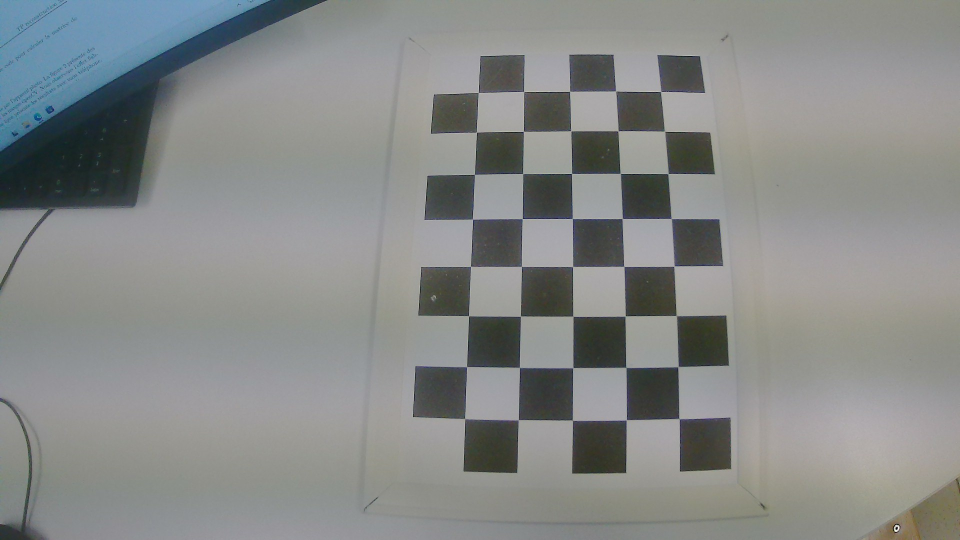
#> input picture Image_calibaration/Camera_droite/WIN_20260116_10_58_13_Pro.jpg, 1920 x 1080 px (shown at 1/2 size); the run also reads 1 picture not shown here
$ python 'Modélisation2025-2026.py'
#> lines starting #> are read from the running program, lines starting #| are printed output that depends on the picture; after the words box and inside, x2 and y2 are one past the last pixel; in counts of white or black regions, pixels touching at a corner belong together
# -*- coding: utf-8 -*-
"""
Created on 2 Dec 2020
Updated 9 Jan 2023
@author: chatoux
"""

import numpy as np
import cv2 as cv
from matplotlib import pyplot as plt
import glob

def CameraCalibration(Size,path,path1image, savename):
    #
    criteria = (cv.TERM_CRITERIA_EPS + cv.TERM_CRITERIA_MAX_ITER, 30, 0.001)
    # prepare object points, like (0,0,0), (1,0,0), (2,0,0) ....,(6,5,0)
    ############ to adapt ##########################
    objp = np.zeros((Size[0]*Size[1], 3), np.float32) #Création des points 3D réels du damier
    objp[:, :2] = np.mgrid[0:Size[0], 0:Size[1]].T.reshape(-1, 2)
    #
    objp[:, :2] *= 40
    #################################################
    #
    objpoints = []  # points 3D réels du damier
    imgpoints = []  # points 2D détectés dans l'image en pixels
    ######################################
    images = glob.glob(path) #recupère toutes les images qui matchent path
    print("Nb images trouvées:", len(images))
    print(images[:5])

    #################################################
    for fname in images:
        img = cv.imread(fname)
        gray = cv.cvtColor(img, cv.COLOR_BGR2GRAY)
        #
        ######################################
        ret, corners = cv.findChessboardCorners(gray, (Size[0],Size[1]), None)
        #################################################
        print(ret)
        #
        if ret == True:
            objpoints.append(objp)#ajoute les points 3D réels
            corners2 = cv.cornerSubPix(gray, corners, (11, 11), (-1, -1), criteria) #raffine les coins au sous pixel plus précis
            imgpoints.append(corners)
            #
            ######################################
            cv.drawChessboardCorners(img, Size, corners2, ret)
            #################################################
            cv.namedWindow('img', cv.WINDOW_KEEPRATIO)
            cv.imshow('img', img)
            cv.waitKey(500)
    cv.destroyAllWindows()

    #
    ret, mtx, dist, rvecs, tvecs = cv.calibrateCamera(objpoints, imgpoints, gray.shape[::-1], None, None)
    print('camraMatrix\n',mtx)
    print('dist\n',dist)

    ############ to adapt ##########################
    img = cv.imread(path1image)
    #################################################
    h, w = img.shape[:2]
    newcameramtx, roi = cv.getOptimalNewCameraMatrix(mtx, dist, (w, h), 1, (w, h))
    print('newcameramtx\n',newcameramtx)

    #
    mapx, mapy = cv.initUndistortRectifyMap(mtx, dist, None, newcameramtx, (w, h), 5)
    dst = cv.remap(img, mapx, mapy, cv.INTER_LINEAR)
    #
    x, y, w, h = roi
    dst = dst[y:y + h, x:x + w]
    cv.namedWindow('img', cv.WINDOW_KEEPRATIO)
    cv.imshow('img', dst)
    cv.waitKey(0)
    ############ to adapt ##########################
    cv.imwrite(savename, dst) #nouvelle matrice de la  caméra et l'image corrigée sans distorsion
    #################################################

    mean_error = 0
    for i in range(len(objpoints)):
        imgpoints2, _ = cv.projectPoints(objpoints[i], rvecs[i], tvecs[i], mtx, dist)
        error = cv.norm(imgpoints[i], imgpoints2, cv.NORM_L2) / len(imgpoints2)
        mean_error += error
    print("total error: {}".format(mean_error / len(objpoints)))

    return newcameramtx, dst

def drawlines(img1,img2,lines,pts1,pts2):
    ''' img1 - image on which we draw the epilines for the points in img2
        lines - corresponding epilines '''
    r,c = img1.shape
    img1 = cv.cvtColor(img1,cv.COLOR_GRAY2BGR)
    img2 = cv.cvtColor(img2,cv.COLOR_GRAY2BGR)
    for r,pt1,pt2 in zip(lines,pts1,pts2):
        color = tuple(np.random.randint(0,255,3).tolist())
        x0,y0 = map(int, [0, -r[2]/r[1] ])
        x1,y1 = map(int, [c, -(r[2]+r[0]*c)/r[1] ])
        img1 = cv.line(img1, (x0,y0), (x1,y1), color, 2)
        img1 = cv.circle(img1,tuple(pt1),5,color,-1)
        img2 = cv.circle(img2,tuple(pt2),5,color,-1)
    return img1,img2

def StereoCalibrate(rect1, rect2):
    # opencv 4.5
    sift = cv.SIFT_create()
    #
    kp1, des1 = sift.detectAndCompute(rect1, None)
    kp2, des2 = sift.detectAndCompute(rect2, None)
    #
    FLANN_INDEX_KDTREE = 1
    index_params = dict(algorithm=FLANN_INDEX_KDTREE, trees=5)
    search_params = dict(checks=50)
    flann = cv.FlannBasedMatcher(index_params, search_params)
    matches = flann.knnMatch(des1, des2, k=2)
    good = []
    pts1 = []
    pts2 = []
    # ratio test as per Lowe's paper
    for i, (m, n) in enumerate(matches):
        if m.distance < 0.7 * n.distance:
            good.append(m)
            pts2.append(kp2[m.trainIdx].pt)
            pts1.append(kp1[m.queryIdx].pt)
    pts1 = np.int32(pts1)
    pts2 = np.int32(pts2)
    print(pts1.shape)

    #
    img3 = cv.drawMatches(rect1,kp1,rect2,kp2,good, None, flags=2)
    cv.namedWindow('img', cv.WINDOW_KEEPRATIO)
    cv.imshow('img', img3)
    cv.waitKey(0)

    #
    identity = np.eye(3)
    E, maskE = cv.findEssentialMat(pts1, pts2, identity, method=cv.FM_LMEDS)
    print('E\n',E)
    #
    retval, R, t, maskP = cv.recoverPose(E, pts1, pts2, identity, maskE)
    print('R\n', R)
    print('t\n', t)

    #
    F, maskF = cv.findFundamentalMat(pts1, pts2, cv.FM_LMEDS)
    print('F\n', F)

    return pts1, pts2, F, maskF

def EpipolarGeometry(pts1, pts2, F, maskF,img1, img2):
    r,c = img1.shape

    #
    pts1F = pts1[maskF.ravel() == 1]
    pts2F = pts2[maskF.ravel() == 1]

    #
    lines1 = cv.computeCorrespondEpilines(pts2.reshape(-1,1,2), 2,F)
    lines1 = lines1.reshape(-1,3)
    img5,img6 = drawlines(img1,img2,lines1,pts1F,pts2F)
    #
    lines2 = cv.computeCorrespondEpilines(pts1.reshape(-1,1,2), 1,F)
    lines2 = lines2.reshape(-1,3)
    img3,img4 = drawlines(img2,img1,lines2,pts2,pts1)

    cv.namedWindow('Fright1', cv.WINDOW_KEEPRATIO)
    cv.imshow('Fright1', img5)
    cv.namedWindow('Fright2', cv.WINDOW_KEEPRATIO)
    cv.imshow('Fright2', img6)

    cv.namedWindow('Fleft1', cv.WINDOW_KEEPRATIO)
    cv.imshow('Fleft1', img4)
    cv.namedWindow('Fleft2', cv.WINDOW_KEEPRATIO)
    cv.imshow('Fleft2', img3)
    cv.waitKey(0)


    plt.show()

    #
    retval, H1, H2 = cv.stereoRectifyUncalibrated(pts1, pts2, F, (c,r))
    print(H1)
    print(H2)
    #
    im_dst1 = cv.warpPerspective(img1, H1, (c,r))
    im_dst2 = cv.warpPerspective(img2, H2, (c,r))
    cv.namedWindow('left', 0)
    cv.imshow('left', im_dst1)
    cv.namedWindow('right', 0)
    cv.imshow('right', im_dst2)
    cv.waitKey(0)

# [20 lines left out: function update_disparity, not called in this run]

def DepthMapfromStereoImages(imgL, imgR):
    # Définir les paramètres pour l'algorithme de correspondance stéréo
    global window_size
    window_size = 3
    min_disp = 16
    num_disp = 112 - min_disp
    stereo = cv.StereoSGBM_create(minDisparity=min_disp,
    numDisparities=num_disp,
    blockSize=16,
    P1=8 * 3 * window_size ** 2,
    P2=32 * 3 * window_size ** 2,
    disp12MaxDiff=16,
    uniquenessRatio=10,
    speckleWindowSize=100,
    speckleRange=32)
    # Calculer la map de disparité
    disparity = stereo.compute(imgL, imgR).astype(np.float32) / 16.0
    disparity = cv.normalize(disparity, disparity, alpha=0, beta=255,
    norm_type=cv.NORM_MINMAX)
    disparity = np.uint8(disparity)
    cv.namedWindow('Disparity', cv.WINDOW_KEEPRATIO)
    # cv.resizeWindow('Disparity', 1980, 1280)
    cv.createTrackbar('Min Disp', 'Disparity', 16, 100, lambda x:
    update_disparity(imgL, imgR))
    cv.createTrackbar('Nb Disp', 'Disparity', 6, 20, lambda x:
    update_disparity(imgL, imgR))
    cv.createTrackbar('Block Size', 'Disparity', 16, 50, lambda x:
    update_disparity(imgL, imgR))
    cv.createTrackbar('Uniq Ratio', 'Disparity', 10, 50, lambda
    x: update_disparity(imgL, imgR))
    cv.createTrackbar('Spec Window', 'Disparity', 100, 200,
    lambda x: update_disparity(imgL, imgR))
    cv.createTrackbar('Spec Range', 'Disparity', 32, 100, lambda x:
    update_disparity(imgL, imgR))
    cv.imshow('Disparity', (disparity - min_disp) / num_disp)
    update_disparity(imgL, imgR)
    cv.waitKey(0)
    cv.destroyAllWindows()


if __name__ == "__main__":
    ############ to adapt ##########################
    path1 = 'Image_calibration/Camera_droite/*.jpg'
    path2 = 'Image_calibration/Camera_Gauche/*.jpg'
    # image à rectifier
    path1image = 'Image_calibration/Camera_droite/imD1.jpg'
    savename1 = 'Camera_droite/droitrect.png'
    path2image = 'Image_calibration/Camera_Gauche/imG1.jpg'
    savename2 = 'Image_calibration/Camera_Gauche/gauchrect.png'
    Size = [8, 5]
    #################################################
    cameraMatrix1, rect1 = CameraCalibration(Size,path1,path1image, savename1)
#> in CameraCalibration, img is the input picture: shape (1080, 1920, 3); mean B, G, R 136, 137.2, 134.7
#> in CameraCalibration, `ret, corners = cv.findChessboardCorners(gray, (Size[0],Size[1]), None)`: ret = True; corners = 40 rows, first 8: [1321.6, 183.5], [1329.2, 262.8], [1336.4, 347.5], [1342.6, 437.7], [1348.2, 532.6], [1352.2, 631.3], [1356.8, 734.4], [1358.5, 837.6]
#| True
#> in CameraCalibration, `corners2 = cv.cornerSubPix(gray, corners, (11, 11), (-1, -1), criteria)`: corners2 = 40 rows, first 8: [1321.6, 183.8], [1329.4, 262.8], [1336.4, 347.6], [1342.9, 437.5], [1348.4, 532.6], [1353.1, 631.5], [1356.4, 733.5], [1358.6, 837.8]
#> in CameraCalibration, `cv.drawChessboardCorners(img, Size, corners2, ret)`:
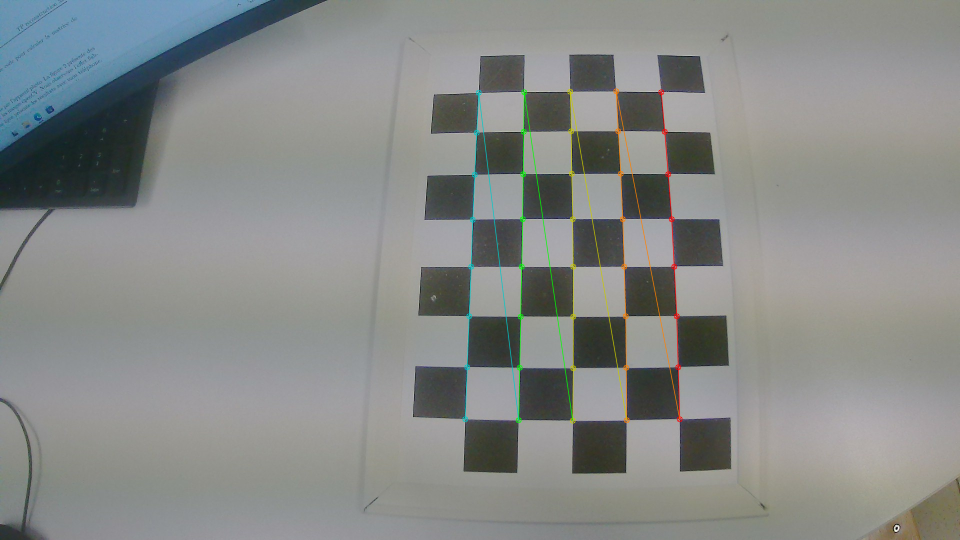
#> img: shape (1080, 1920, 3) (shown at 1/2 size); 1.01% of pixels changed, all inside (x1, y1, x2, y2) = (924, 176, 1366, 848)
#> pass 2 of the loop in CameraCalibration, `for fname in images:`:
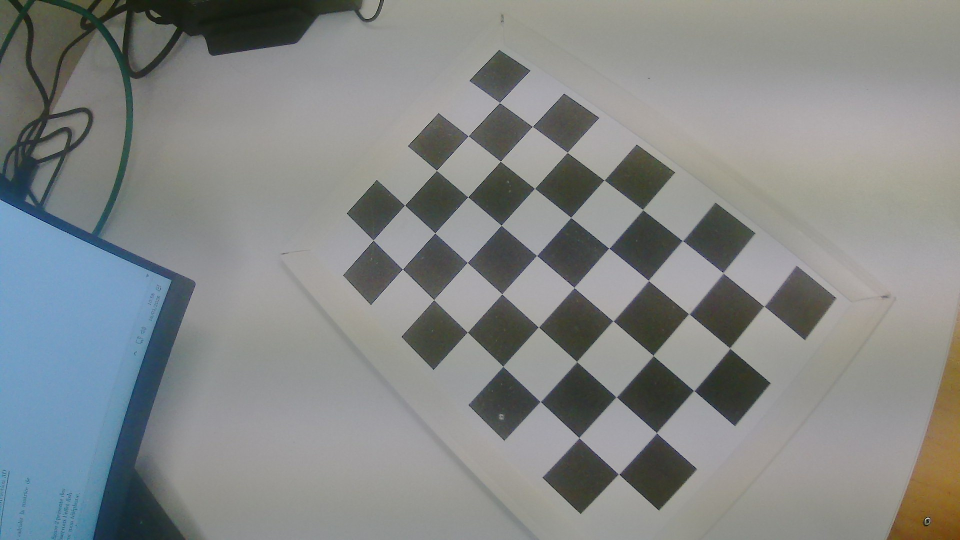
#> input picture Image_calibaration/Camera_droite/WIN_20260116_10_58_17_Pro.jpg, 1920 x 1080 px (shown at 1/2 size)
#> in CameraCalibration, img is the input picture: shape (1080, 1920, 3); mean B, G, R 135, 135.7, 132.3
#> in CameraCalibration, `gray = cv.cvtColor(img, cv.COLOR_BGR2GRAY)`:
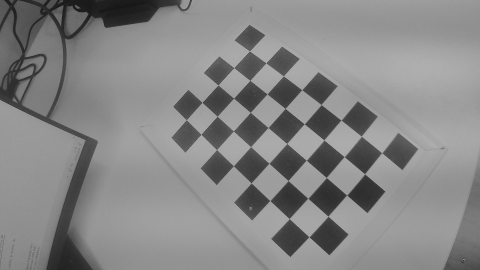
#> gray: shape (1080, 1920) (shown at 1/4 size); min 0, max 242, mean 134.6
#> corners = 40 rows, first 8: [999.4, 205.8], [1065.3, 253.2], [1135.2, 305.4], [1208.5, 360.4], [1285.7, 419.5], [1365.5, 481.9], [1446.6, 546.6], [1528.8, 612.6]
#| True
#> corners2 = 40 rows, first 8: [999.4, 205.4], [1064.9, 253.4], [1135.1, 305.4], [1208.4, 360.4], [1285.7, 419.5], [1364.8, 481.5], [1445.9, 545.8], [1527.9, 612.6]
#> in CameraCalibration, `cv.drawChessboardCorners(img, Size, corners2, ret)`:
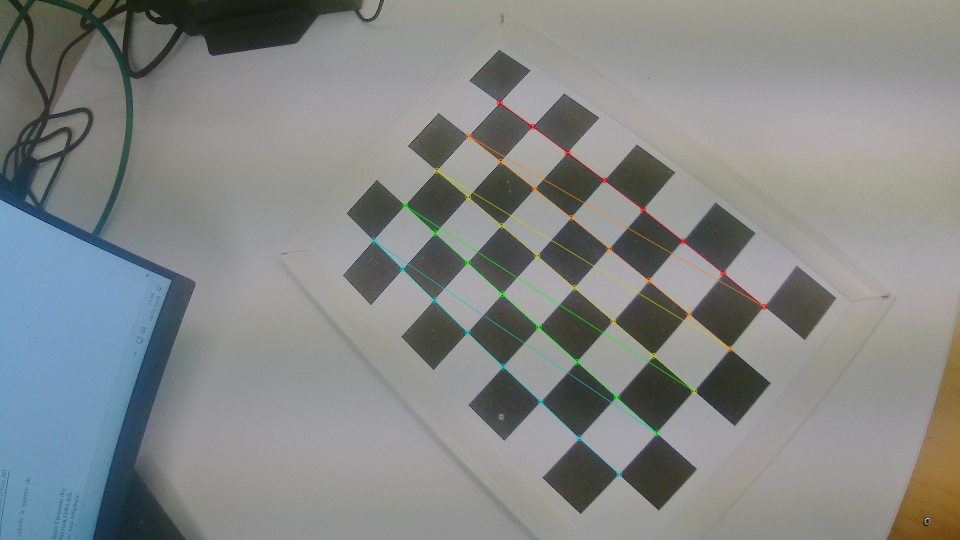
#> img: shape (1080, 1920, 3) (shown at 1/2 size); 0.87% of pixels changed, all inside (x1, y1, x2, y2) = (741, 199, 1535, 955)
    cameraMatrix2, rect2 = CameraCalibration(Size,path2,path2image, savename2)
#> call 2 of CameraCalibration, with path = 'Image_calibration/Camera_Gauche/*.jpg', path1image = 'Image_calibration/Camera_Gauche/imG1.jpg'
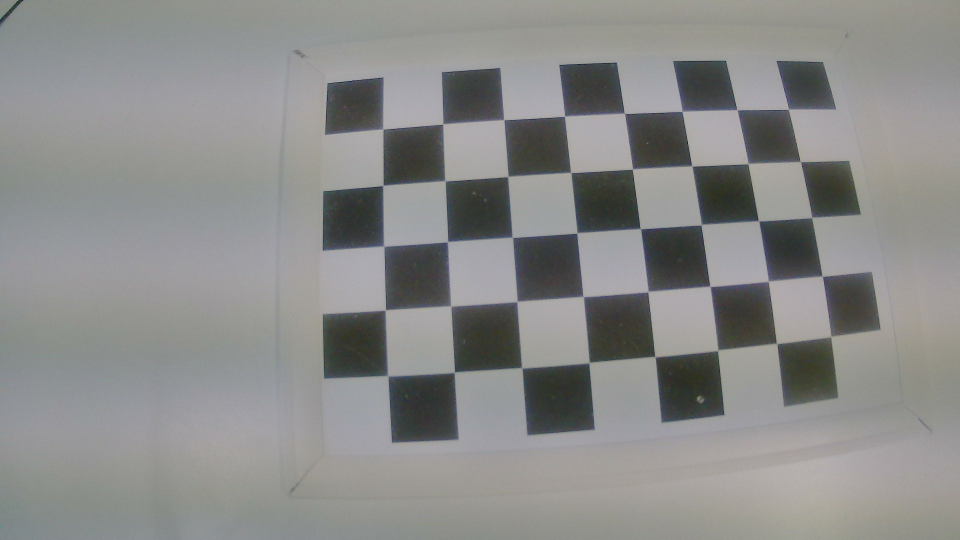
#> input picture Image_calibaration/Camera_Gauche/imG1.jpg, 1920 x 1080 px (shown at 1/2 size)
#> in CameraCalibration, img is the input picture: shape (1080, 1920, 3); mean B, G, R 137.5, 138.9, 138.4
    ############ to adapt ##########################
    imageL = cv.imread(savename1, 0)
    imageR = cv.imread(savename2, 0)
    #################################################
    pts1, pts2, F, maskF = StereoCalibrate(imageL, imageR)
#| (52, 2)

    EpipolarGeometry(pts1, pts2, F, maskF, imageL, imageR)
#> after the loop in drawlines, `for r,pt1,pt2 in zip(lines,pts1,pts2):`:
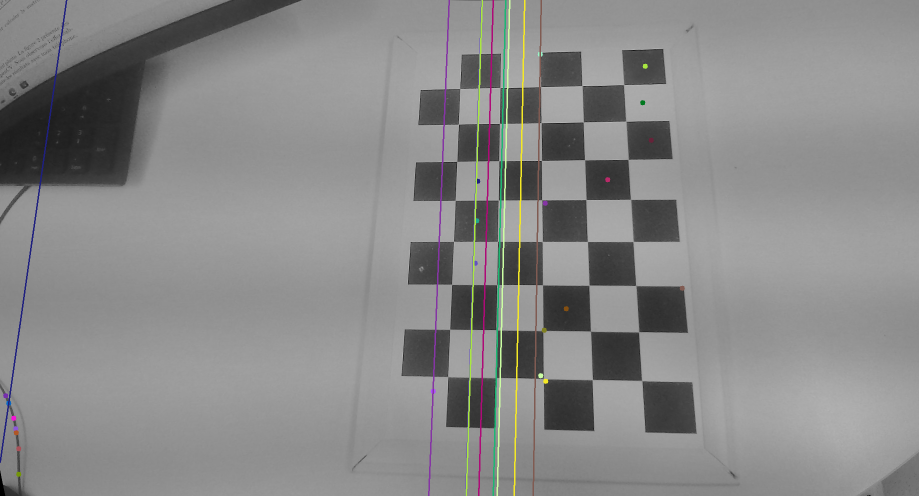
#> img1: shape (992, 1838, 3) (shown at 1/2 size); mean B, G, R 136.4, 136.7, 136.7
#> after the loop in drawlines, `for r,pt1,pt2 in zip(lines,pts1,pts2):`:
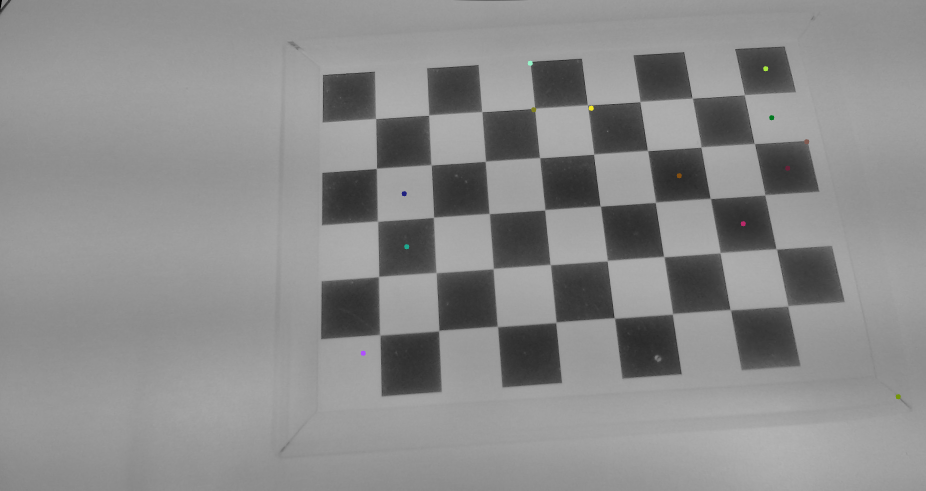
#> img2: shape (981, 1851, 3) (shown at 1/2 size); mean B, G, R 139.2, 139.3, 139.2
#> after the loop in drawlines (call 2), `for r,pt1,pt2 in zip(lines,pts1,pts2):`:
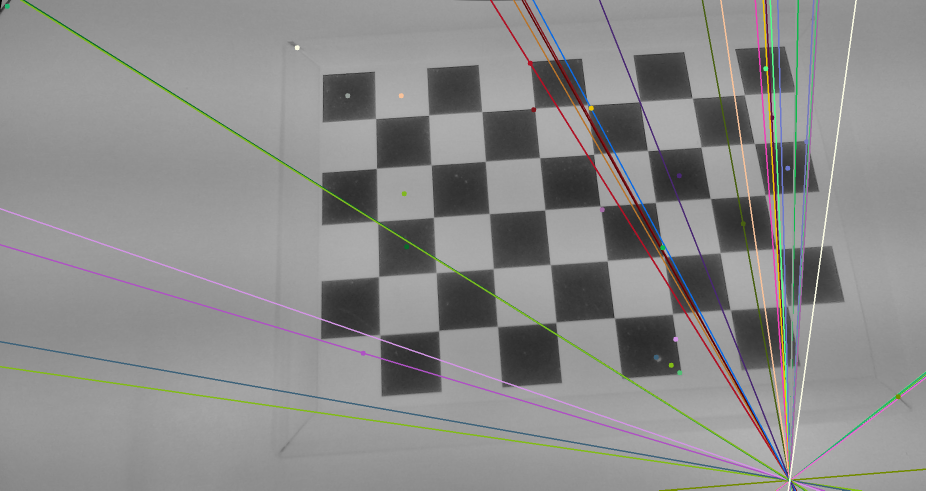
#> img1: shape (981, 1851, 3) (shown at 1/2 size); mean B, G, R 138.2, 138.8, 139.1
#> after the loop in drawlines (call 2), `for r,pt1,pt2 in zip(lines,pts1,pts2):`:
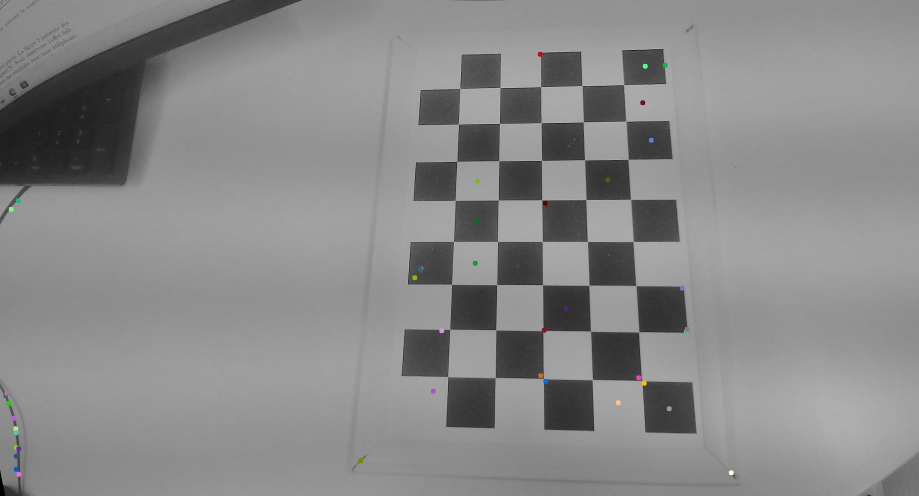
#> img2: shape (992, 1838, 3) (shown at 1/2 size); mean B, G, R 136.5, 136.5, 136.5
#> in EpipolarGeometry, `im_dst2 = cv.warpPerspective(img2, H2, (c,r))`:
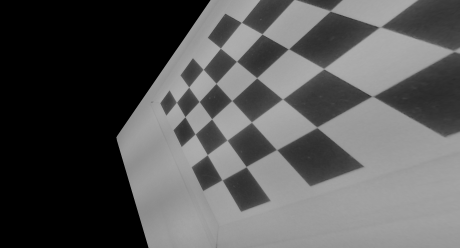
#> im_dst2: shape (992, 1838) (shown at 1/4 size); min 0, max 179, mean 86.6

    ############ to adapt ##########################
    nameL = 'Images/aloeL.jpg'
    nameR = 'Images/aloeR.jpg'
    imageL = cv.imread(nameL, 0)
    imageR = cv.imread(nameR, 0)
    #################################################
#> (the run stopped early here; a loop or call above may not have finished)
